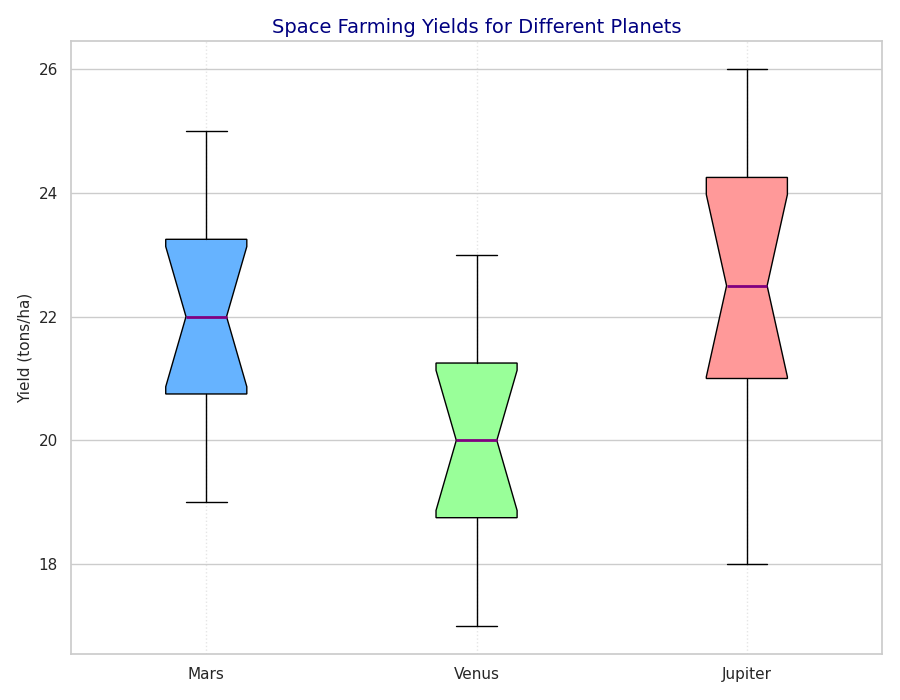

Here is the Python script that generated this plot:
import matplotlib.pyplot as plt

# Define yields data for multiple groups
mars_yields = [20, 23, 21, 19, 25, 22, 24, 23, 20, 22, 21, 24]
venus_yields = [18, 22, 19, 17, 23, 20, 21, 20, 18, 21, 19, 22]
jupiter_yields = [21, 24, 20, 18, 26, 23, 25, 22, 21, 23, 22, 25]

data = [mars_yields, venus_yields, jupiter_yields]

# Create the vertical box plot for multiple groups of data
plt.figure(figsize=(9, 7))
box = plt.boxplot(data, vert=True, patch_artist=True, notch=True, whis=1.5, labels=['Mars', 'Venus', 'Jupiter'])

# Customizing the appearance of the boxes
colors = ['#66B3FF', '#99FF99', '#FF9999']
for patch, color in zip(box['boxes'], colors):
    patch.set_facecolor(color)

# Customize outliers
for flier in box['fliers']:
    flier.set(marker='x', color='red', alpha=0.7)

# Customize medians
for median in box['medians']:
    median.set(color='purple', linestyle='-', linewidth=2)

# Adjusting plot aesthetics
plt.title("Space Farming Yields for Different Planets", fontsize=14, fontweight='regular', color='navy')
plt.ylabel("Yield (tons/ha)", fontsize=11)
plt.grid(axis='x', linestyle=':', alpha=0.5)
plt.tight_layout()
plt.show()
